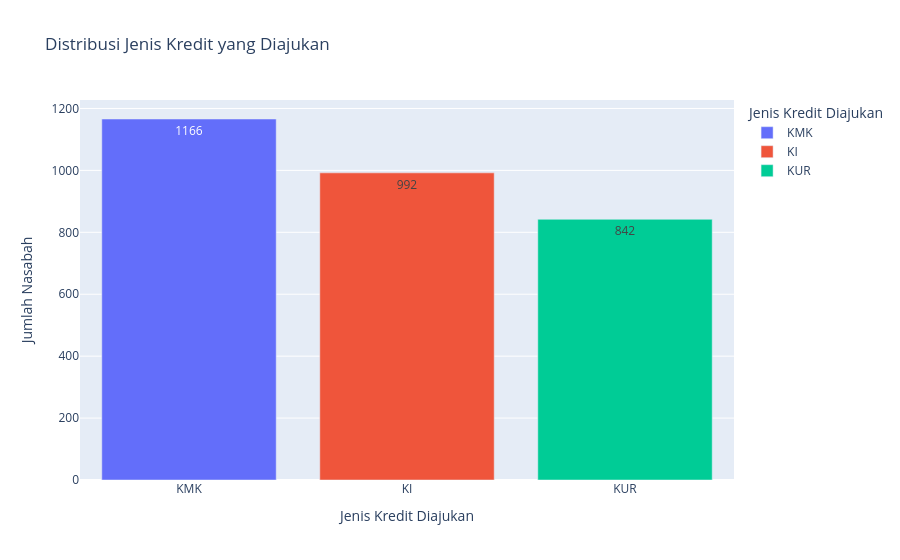

Write notebook code for a chart like this one.
### Markdown cell above
**4.1.8 BARU — Jenis Kredit yang Diajukan (KMK / KUR / KI)**

### Code cell
vc = master["jenis_kredit_diajukan"].value_counts().reset_index()
vc.columns = ["jenis_kredit_diajukan", "jumlah"]

fig = px.bar(vc, x="jenis_kredit_diajukan", y="jumlah", color="jenis_kredit_diajukan", text_auto=True,
             title="Distribusi Jenis Kredit yang Diajukan",
             labels={"jenis_kredit_diajukan": "Jenis Kredit Diajukan", "jumlah": "Jumlah Nasabah"})
fig.show()

print("Insight — jumlah & persentase pengajuan per jenis kredit:")
print(vc.assign(persen=(vc["jumlah"]/vc["jumlah"].sum()*100).round(1)).to_string(index=False))

### Figure 1 — Plotly figure (JSON) as saved in the notebook; plotly's stock layout.template omitted (floating-point values rounded to 4 significant figures)
{"data": [{"hovertemplate": "Jenis Kredit Diajukan=%{x}<br>Jumlah Nasabah=%{y}<extra></extra>", "legendgroup": "KMK", "marker": {"color": "#636efa", "pattern": {"shape": ""}}, "name": "KMK", "orientation": "v", "showlegend": true, "textposition": "auto", "texttemplate": "%{y}", "type": "bar", "x": ["KMK"], "xaxis": "x", "y": [1166], "yaxis": "y"}, {"hovertemplate": "Jenis Kredit Diajukan=%{x}<br>Jumlah Nasabah=%{y}<extra></extra>", "legendgroup": "KI", "marker": {"color": "#EF553B", "pattern": {"shape": ""}}, "name": "KI", "orientation": "v", "showlegend": true, "textposition": "auto", "texttemplate": "%{y}", "type": "bar", "x": ["KI"], "xaxis": "x", "y": [992], "yaxis": "y"}, {"hovertemplate": "Jenis Kredit Diajukan=%{x}<br>Jumlah Nasabah=%{y}<extra></extra>", "legendgroup": "KUR", "marker": {"color": "#00cc96", "pattern": {"shape": ""}}, "name": "KUR", "orientation": "v", "showlegend": true, "textposition": "auto", "texttemplate": "%{y}", "type": "bar", "x": ["KUR"], "xaxis": "x", "y": [842], "yaxis": "y"}], "layout": {"barmode": "relative", "legend": {"title": {"text": "Jenis Kredit Diajukan"}, "tracegroupgap": 0}, "title": {"text": "Distribusi Jenis Kredit yang Diajukan"}, "xaxis": {"anchor": "y", "categoryarray": ["KMK", "KI", "KUR"], "categoryorder": "array", "domain": [0, 1], "title": {"text": "Jenis Kredit Diajukan"}}, "yaxis": {"anchor": "x", "domain": [0, 1], "title": {"text": "Jumlah Nasabah"}}}}
